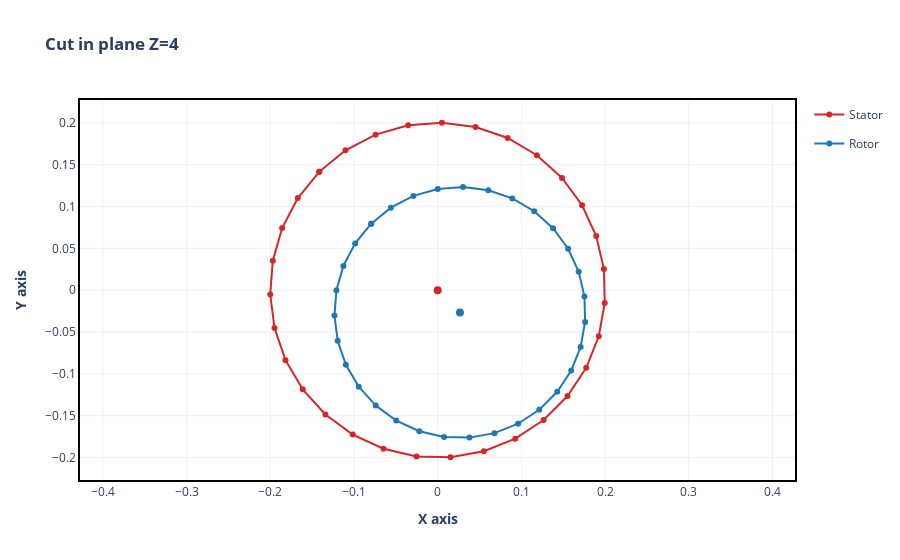

Source (notebook cell):
### Markdown cell above
**PROBLEM DESCRIPTION**

Fluid flow occurs in the annular space between the shaft and the bearing, both of $ L $ length. These structures will be called rotor and stator, respectively. The stator is fixed with radius $R_{o}$ and the rotor, with radius $R_{i} $, is an axis with rotation speed $\omega$, as shown in the figure below.

<img src="https://docs.google.com/uc?id=1ZVqsNZEBQ8PhKZ5v4IlXHpwUTkgO4sM8" width="350" height="350" />

Due to the rotation of the shaft, pressures are generated in the lubricating oil film and, consequently, forces acting on it. If the speed of rotation is constant, these forces cause the axis to move until it reaches a certain location, called the equilibrium position. In this position there is an eccentricity between the cylinders, $e$ being the distance between the centers and $\beta$ the attitude angle, formed between the center line and the vertical axis.

For this reason, the description of the rotor from the center of the stator varies in the tangential direction. Using the cosine law and calling the description of the rotor $R_{\theta}$, we get:

$$ R_{\theta} = \sqrt{R_i ^2 - e^2 \sin^2{\alpha}} + e \cos{\alpha},$$
where $\alpha =$ 
$\begin{cases} 
\dfrac{3\pi}{2} - \theta + \beta \text{,} 
&\mbox{se } \dfrac{\pi}{2} + \beta \leq \theta < \dfrac{3\pi}{2} + \beta \\ \\
- \left(\dfrac{3\pi}{2} - \theta + \beta\right) \text{,} 
& \mbox{se } \dfrac{3\pi}{2} + \beta \leq \theta < \dfrac{5\pi}{2} + \beta 
\end{cases}.
$

### Code cell
from ross.fluid_flow.fluid_flow_graphics import plot_eccentricity
fig = plot_eccentricity(my_fluid_flow, z=int(my_fluid_flow.nz/2), scale_factor=0.5)
fig.show()

### Figure 1 — Plotly figure (JSON) as saved in the notebook; plotly's stock layout.template omitted (floating-point values rounded to 4 significant figures; data arrays with more than 128 entries replaced by an {"elided": "..."} marker saying what was removed)
{"data": [{"customdata": {"elided": "32x6 mixed values"}, "hovertemplate": "Stator radius: 2.00e-01<br>Ellipticity ratio: 0.40<br>Shape Geometry: cylindrical<br>", "legendgroup": "Stator", "line": {"color": "#d62728"}, "marker": {"color": "#d62728"}, "mode": "markers+lines", "name": "Stator", "type": "scatter", "x": [-0.1416, -0.1672, -0.1859, -0.1971, -0.2001, -0.195, -0.1819, -0.1614, -0.1342, -0.1016, -0.06475, -0.02529, 0.0152, 0.05507, 0.09269, 0.1265, 0.1552, 0.1774, 0.1925, 0.1996, 0.1986, 0.1894, 0.1725, 0.1486, 0.1185, 0.08359, 0.04525, 0.005072, -0.03532, -0.07426, -0.1102, -0.1416], "y": [0.1416, 0.1102, 0.07426, 0.03532, -0.005072, -0.04525, -0.08359, -0.1185, -0.1486, -0.1725, -0.1894, -0.1986, -0.1996, -0.1925, -0.1774, -0.1552, -0.1265, -0.09269, -0.05507, -0.0152, 0.02529, 0.06475, 0.1016, 0.1342, 0.1614, 0.1819, 0.195, 0.2001, 0.1971, 0.1859, 0.1672, 0.1416]}, {"customdata": {"elided": "32x6 mixed values"}, "hovertemplate": "Attitude angle: 45.00°<br>Eccentricity: 1.00e-04<br>Rotor radius: 2.00e-01<br>", "legendgroup": "Rotor", "line": {"color": "#1f77b4"}, "marker": {"color": "#1f77b4"}, "mode": "markers+lines", "name": "Rotor", "type": "scatter", "x": [-0.07948, -0.09865, -0.1127, -0.1211, -0.1234, -0.1195, -0.1097, -0.09437, -0.07403, -0.04957, -0.022, 0.007573, 0.03792, 0.06781, 0.09601, 0.1214, 0.1428, 0.1595, 0.1708, 0.1762, 0.1754, 0.1685, 0.1558, 0.1378, 0.1153, 0.08915, 0.06043, 0.03033, 7.759e-05, -0.02909, -0.05597, -0.07948], "y": [0.07948, 0.05597, 0.02909, -7.759e-05, -0.03033, -0.06043, -0.08915, -0.1153, -0.1378, -0.1558, -0.1685, -0.1754, -0.1762, -0.1708, -0.1595, -0.1428, -0.1214, -0.09601, -0.06781, -0.03792, -0.007573, 0.022, 0.04957, 0.07403, 0.09437, 0.1097, 0.1195, 0.1234, 0.1211, 0.1127, 0.09865, 0.07948]}, {"customdata": [[45, 0.0001, 0.2, 0.2002, 0.4, "cylindrical"]], "hovertemplate": "Attitude angle: 45.00°<br>Eccentricity: 1.00e-04<br>Rotor radius: 2.00e-01<br>", "legendgroup": "Rotor", "marker": {"color": "#1f77b4", "size": 8}, "name": "Rotor", "showlegend": false, "type": "scatter", "x": [0.02658], "y": [-0.02658]}, {"customdata": [[45, 0.0001, 0.2, 0.2002, 0.4, "cylindrical"]], "hovertemplate": "Stator radius: 2.00e-01<br>Ellipticity ratio: 0.40<br>Shape Geometry: cylindrical<br>", "legendgroup": "Stator", "marker": {"color": "#d62728", "size": 8}, "name": "Stator", "showlegend": false, "type": "scatter", "x": [0], "y": [0]}], "layout": {"title": {"text": "<b>Cut in plane Z=4</b>"}, "xaxis": {"title": {"text": "<b>X axis</b>"}}, "yaxis": {"scaleanchor": "x", "scaleratio": 1, "title": {"text": "<b>Y axis</b>"}}}}
